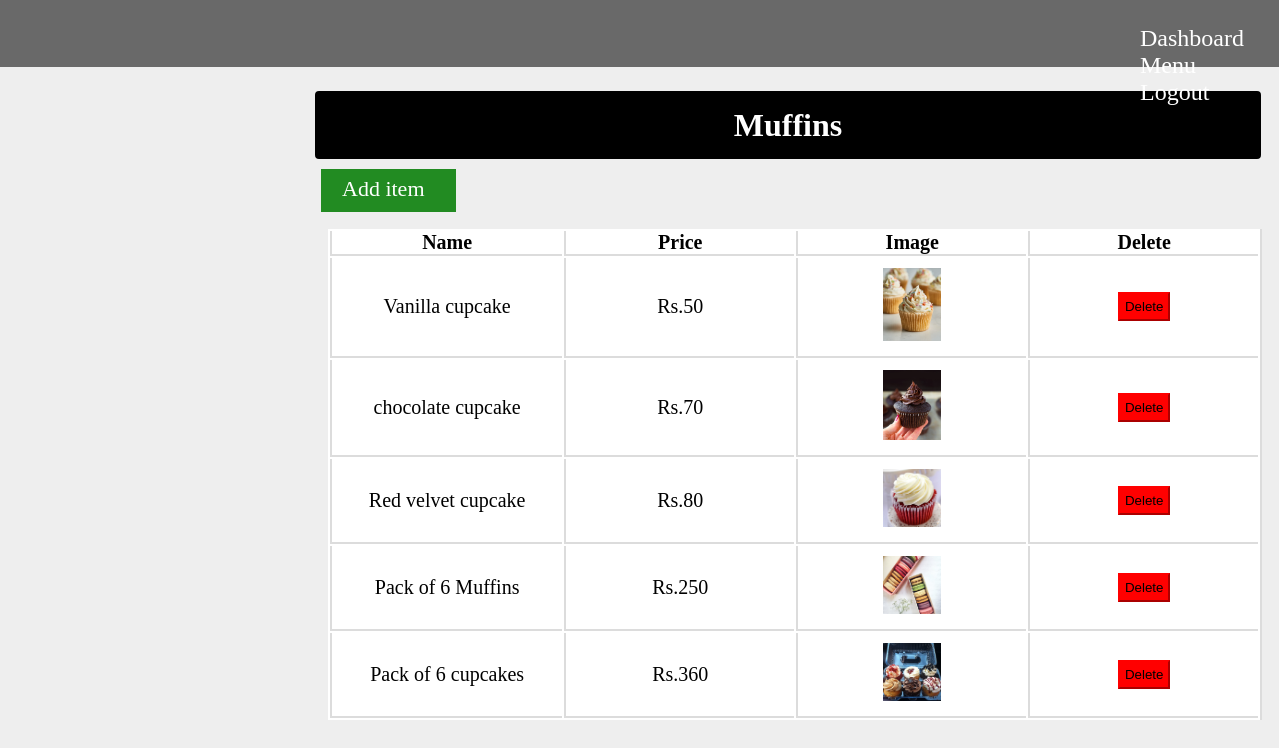
The page /admin/view-muffins.php (signed in) on the database its author committed.
### tables this page shows
CREATE TABLE `muffins` (
  `id` int(30) NOT NULL,
  `name` varchar(30) NOT NULL,
  `price` int(30) NOT NULL,
  `photopath` longblob NOT NULL
);

### admin/view-muffins.php (the view, shortened to what this page needs)
<?php
include("admin_page.php");
?>
<!DOCTYPE html>
<html lang="en">
<head>
    <link rel="stylesheet" href="dashboard.css">
    <link rel="stylesheet" href="view-cake.css">
</head>
<body>
    <div class="container">
        <div class="row">
            <h1>Muffins</h1>
        </div>
        <div class="add">
        <a href="add-muffins.php">Add item</a>
        </div>
        <div class="tab">
            <table>
                <thead>
                    <tr>
                        <th>Name</th>
                        <th>Price</th>
                        <th>Image</th>
                        <th>Delete</th>
                    </tr>
                </thead>
                <tbody>
                    <?php
                    $query = "SELECT * FROM muffins";
                    $query_run = mysqli_query($conn, $query);
                    if (mysqli_num_rows($query_run) > 0) {
                        foreach ($query_run as $row) {
                    ?>
                            <tr>
                                <td><?= $row['name']; ?></td>
                                <td>Rs.<?= $row['price']; ?></td>
                                <td><?php echo '<img src=" '.($row['photopath']).'" alt="picture">';?>
                                 </td>
                                <td>
                                    <form action="add-delete-muffins.php" method="POST">
                                    <button type="submit" name="muffins_delete" value="<?=$row['id'];?>" class="btn">Delete
                                    </button>
                                    </form>
                                </td>
                            </tr>
                        <?php
                        }
                    } else {
                        ?>
                        <tr>
                            <td colspan="7">No Record Found</td>
                        </tr>
                    <?php
                    }
                    ?>
                </tbody>
            </table>
        </div>
    </div>
</body>
</html>

### admin/admin_page.css (style rules this page uses)
* { margin: 0; padding: 0; }
body { background-color: #eeeeee; }

### admin/dashboard.css (style rules this page uses)
* { margin: 0; padding: 0; }
body { background-color: #eeeeee; }
.container { height: 530px; }

### admin/view-cake.css (style rules this page uses)
.row { border: 2px solid black; background-color: black; color: white; text-align: center; margin-top: 24px; width: 934px; margin-left: 315px; height: 56px; border-radius: 4px; padding: 4px; }
.row h1 { padding: 10px; }
.add { width: 114px; height: 36px; padding-top: 7px; padding-left: 21px; background-color: forestgreen; margin-left: 321px; margin-top: 10px; margin-bottom: 16px; }
.add a { font-size: 22px; color: white; }
table { color: black; text-align: center; margin-top: 17px; width: 934px; margin-left: 328px; height: 56px; font-size: 20px; border-right: 2px solid gainsboro; background-color: white; }
table th { border-top: none; border-left: 2px solid gainsboro; border-bottom: 2px solid gainsboro; width: 250px; }
td img { width: 58px; }
td { border-left: 2px solid gainsboro; border-top: none; border-bottom: 2px solid gainsboro; padding: 10px 0px 10px 0px; text-align: center; }
body a { text-decoration: none; }
.btn { padding: 5px; border-color: red; }
button { background-color: red; }

### rows shown on the page
muffins: name "Vanilla cupcake", price "50", photopath (picture), $row['id'] 9 (drawn)
muffins: name "chocolate cupcake", price "70", photopath (picture), $row['id'] 10 (drawn)
muffins: name "Red velvet cupcake", price "80", photopath (picture), $row['id'] 11 (drawn)
muffins: name "Pack of 6 Muffins", price "250", photopath (picture), $row['id'] 12 (drawn)
muffins: name "Pack of 6 cupcakes", price "360", photopath (picture), $row['id'] 13 (drawn)
